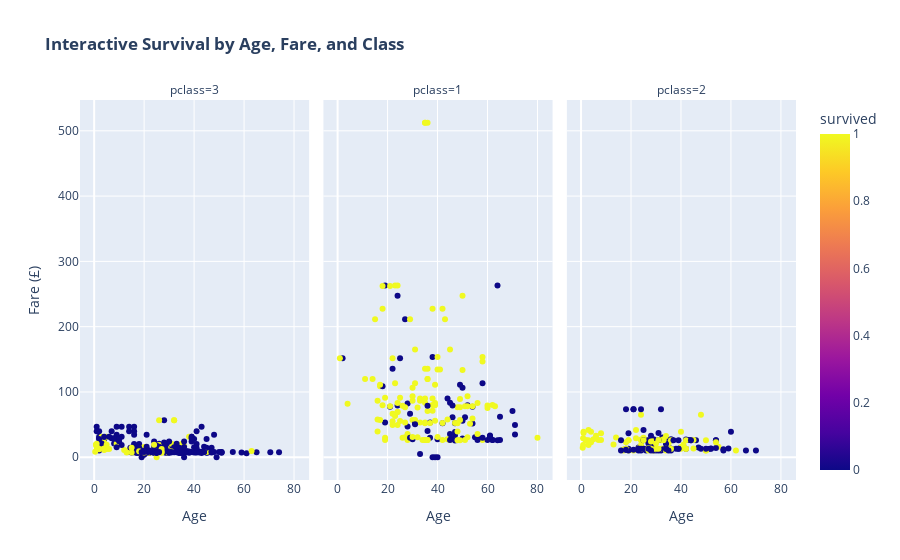
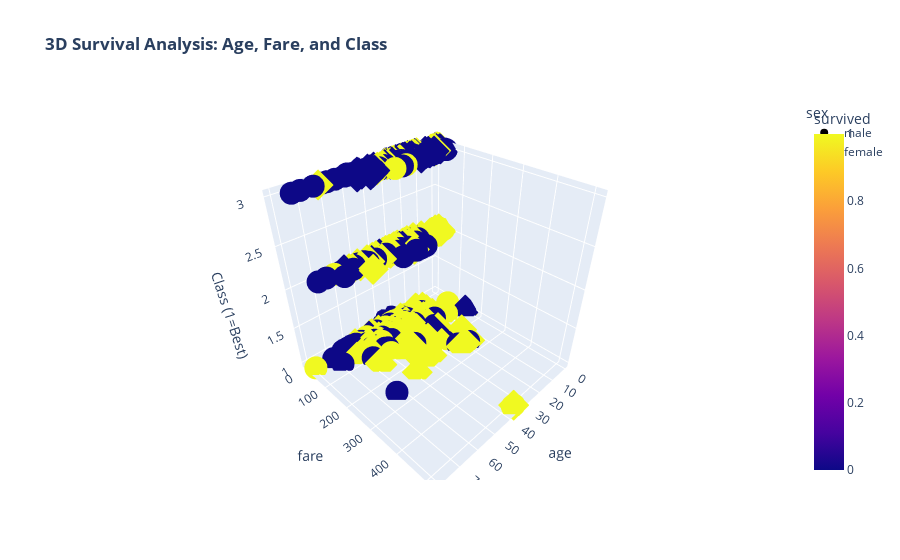

Notebook source saved alongside these figures, in order:
### Code cell
# INTERACTIVE PLOTLY VISUALIZATIONS
# ======================
#Interactive Survival Rate by Age and Class
fig1 = px.scatter(titanic, x='age', y='fare', color='survived', 
                 facet_col='pclass', hover_name='who',
                 title="<b>Interactive Survival by Age, Fare, and Class</b>",
                 labels={'age': 'Age', 'fare': 'Fare (£)'})
fig1.update_layout(legend_title_text='Survived?')
fig1.show()

#3D Plot of Age, Fare, and Survival
fig2 = px.scatter_3d(titanic, x='age', y='fare', z='pclass',
                    color='survived', symbol='sex',
                    title="<b>3D Survival Analysis: Age, Fare, and Class</b>")
fig2.update_layout(scene=dict(zaxis_title='Class (1=Best)'))
fig2.show()

### Figure 1 — Plotly figure (JSON) as saved in the notebook; plotly's stock layout.template omitted (floating-point values rounded to 4 significant figures; data arrays with more than 128 entries replaced by an {"elided": "..."} marker saying what was removed)
{"data": [{"hovertemplate": "<b>%{hovertext}</b><br><br>pclass=3<br>Age=%{x}<br>Fare (£)=%{y}<br>survived=%{marker.color}<extra></extra>", "hovertext": {"elided": "491 str values"}, "legendgroup": "", "marker": {"color": {"elided": "491 int values"}, "coloraxis": "coloraxis", "symbol": "circle"}, "mode": "markers", "name": "", "orientation": "v", "showlegend": false, "type": "scatter", "x": {"elided": "491 float values"}, "xaxis": "x", "y": {"elided": "491 float values"}, "yaxis": "y"}, {"hovertemplate": "<b>%{hovertext}</b><br><br>pclass=1<br>Age=%{x}<br>Fare (£)=%{y}<br>survived=%{marker.color}<extra></extra>", "hovertext": {"elided": "216 str values"}, "legendgroup": "", "marker": {"color": {"elided": "216 int values"}, "coloraxis": "coloraxis", "symbol": "circle"}, "mode": "markers", "name": "", "orientation": "v", "showlegend": false, "type": "scatter", "x": {"elided": "216 float values"}, "xaxis": "x2", "y": {"elided": "216 float values"}, "yaxis": "y2"}, {"hovertemplate": "<b>%{hovertext}</b><br><br>pclass=2<br>Age=%{x}<br>Fare (£)=%{y}<br>survived=%{marker.color}<extra></extra>", "hovertext": {"elided": "184 str values"}, "legendgroup": "", "marker": {"color": {"elided": "184 int values"}, "coloraxis": "coloraxis", "symbol": "circle"}, "mode": "markers", "name": "", "orientation": "v", "showlegend": false, "type": "scatter", "x": {"elided": "184 float values"}, "xaxis": "x3", "y": {"elided": "184 float values"}, "yaxis": "y3"}], "layout": {"annotations": [{"font": {}, "showarrow": false, "text": "pclass=3", "x": 0.16, "xanchor": "center", "xref": "paper", "y": 1, "yanchor": "bottom", "yref": "paper"}, {"font": {}, "showarrow": false, "text": "pclass=1", "x": 0.5, "xanchor": "center", "xref": "paper", "y": 1, "yanchor": "bottom", "yref": "paper"}, {"font": {}, "showarrow": false, "text": "pclass=2", "x": 0.84, "xanchor": "center", "xref": "paper", "y": 1, "yanchor": "bottom", "yref": "paper"}], "coloraxis": {"colorbar": {"title": {"text": "survived"}}, "colorscale": [[0, "#0d0887"], [0.1111, "#46039f"], [0.2222, "#7201a8"], [0.3333, "#9c179e"], [0.4444, "#bd3786"], [0.5556, "#d8576b"], [0.6667, "#ed7953"], [0.7778, "#fb9f3a"], [0.8889, "#fdca26"], [1, "#f0f921"]]}, "legend": {"title": {"text": "Survived?"}, "tracegroupgap": 0}, "title": {"text": "<b>Interactive Survival by Age, Fare, and Class</b>"}, "xaxis": {"anchor": "y", "domain": [0, 0.32], "title": {"text": "Age"}}, "xaxis2": {"anchor": "y2", "domain": [0.34, 0.66], "matches": "x", "title": {"text": "Age"}}, "xaxis3": {"anchor": "y3", "domain": [0.68, 1.0], "matches": "x", "title": {"text": "Age"}}, "yaxis": {"anchor": "x", "domain": [0, 1], "title": {"text": "Fare (£)"}}, "yaxis2": {"anchor": "x2", "domain": [0, 1], "matches": "y", "showticklabels": false}, "yaxis3": {"anchor": "x3", "domain": [0, 1], "matches": "y", "showticklabels": false}}}

### Figure 2 — Plotly figure (JSON) as saved in the notebook; plotly's stock layout.template omitted (floating-point values rounded to 4 significant figures; data arrays with more than 128 entries replaced by an {"elided": "..."} marker saying what was removed)
{"data": [{"hovertemplate": "sex=male<br>age=%{x}<br>fare=%{y}<br>pclass=%{z}<br>survived=%{marker.color}<extra></extra>", "legendgroup": "male", "marker": {"color": {"elided": "577 int values"}, "coloraxis": "coloraxis", "symbol": "circle"}, "mode": "markers", "name": "male", "scene": "scene", "showlegend": true, "type": "scatter3d", "x": {"elided": "577 float values"}, "y": {"elided": "577 float values"}, "z": {"elided": "577 int values"}}, {"hovertemplate": "sex=female<br>age=%{x}<br>fare=%{y}<br>pclass=%{z}<br>survived=%{marker.color}<extra></extra>", "legendgroup": "female", "marker": {"color": {"elided": "314 int values"}, "coloraxis": "coloraxis", "symbol": "diamond"}, "mode": "markers", "name": "female", "scene": "scene", "showlegend": true, "type": "scatter3d", "x": {"elided": "314 float values"}, "y": {"elided": "314 float values"}, "z": {"elided": "314 int values"}}], "layout": {"coloraxis": {"colorbar": {"title": {"text": "survived"}}, "colorscale": [[0, "#0d0887"], [0.1111, "#46039f"], [0.2222, "#7201a8"], [0.3333, "#9c179e"], [0.4444, "#bd3786"], [0.5556, "#d8576b"], [0.6667, "#ed7953"], [0.7778, "#fb9f3a"], [0.8889, "#fdca26"], [1, "#f0f921"]]}, "legend": {"title": {"text": "sex"}, "tracegroupgap": 0}, "scene": {"domain": {"x": [0, 1], "y": [0, 1]}, "xaxis": {"title": {"text": "age"}}, "yaxis": {"title": {"text": "fare"}}, "zaxis": {"title": {"text": "Class (1=Best)"}}}, "title": {"text": "<b>3D Survival Analysis: Age, Fare, and Class</b>"}}}
